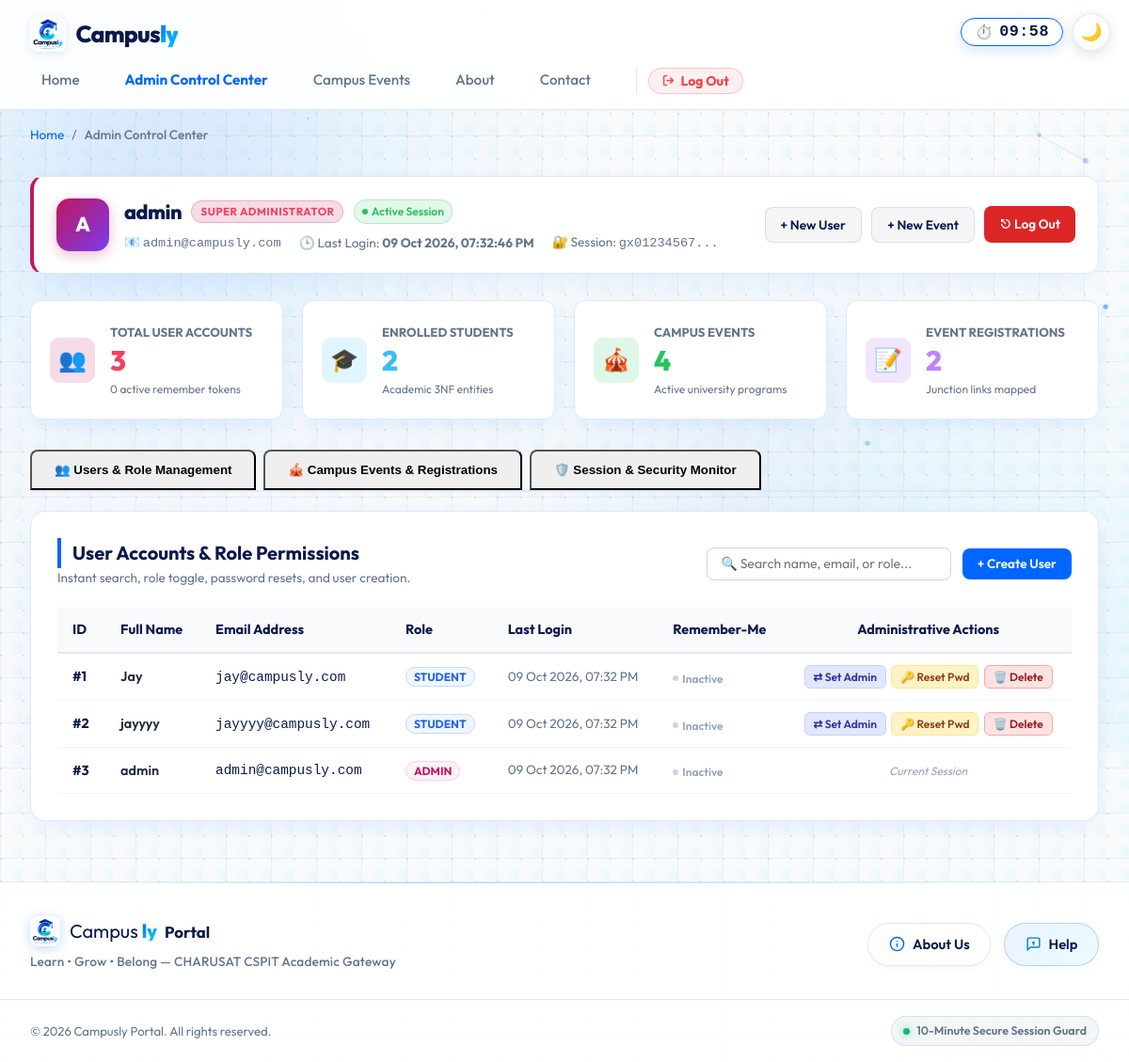
/admin_dashboard.php (signed in), run on the app's committed database.
### tables this page shows
CREATE TABLE users (
    user_id INT AUTO_INCREMENT PRIMARY KEY,
    name VARCHAR(100) NOT NULL,
    email VARCHAR(100) NOT NULL UNIQUE,
    password_hash VARCHAR(255) NOT NULL,
    role ENUM('admin', 'student') NOT NULL DEFAULT 'student',
    student_id INT NULL,
    last_login DATETIME NULL,
    remember_token_hash VARCHAR(64) NULL,
    remember_token_expires DATETIME NULL,
    created_at TIMESTAMP DEFAULT CURRENT_TIMESTAMP,
    CONSTRAINT fk_users_students FOREIGN KEY (student_id) REFERENCES students(student_id) ON DELETE SET NULL ON UPDATE CASCADE
);

### admin_dashboard.php (the view, shortened to what this page needs)
<?php
require_once __DIR__ . '/auth.php';
$stmt = $pdo->prepare("SELECT user_id, name, email, role, last_login FROM users WHERE user_id = :uid LIMIT 1");
$stmt->execute([':uid' => $_SESSION['user_id']]);
$admin = $stmt->fetch();
$userName  = $admin['name'] ?? $_SESSION['user_name'];
$userEmail = $admin['email'] ?? $_SESSION['user_email'];
$lastLogin = !empty($admin['last_login'])
    ? date('d M Y, h:i:s A', strtotime($admin['last_login']))
    : 'Active session';
$adminInitials = strtoupper(substr($userName, 0, 1) . (strpos($userName, ' ') !== false ? substr($userName, strpos($userName, ' ') + 1, 1) : ''));
$usersList = $pdo->query("SELECT user_id, name, email, role, student_id, last_login,
                          IF(remember_token_hash IS NOT NULL AND remember_token_expires > NOW(), 'Active', 'Inactive') AS remember_status,
                          created_at
                          FROM users
                          ORDER BY user_id ASC")->fetchAll();
$eventsList = $pdo->query("SELECT e.event_id, e.event_name, e.venue, COUNT(r.reg_id) AS reg_count
                           FROM events e
                           LEFT JOIN registrations r ON e.event_id = r.event_id
                           GROUP BY e.event_id, e.event_name, e.venue
                           ORDER BY e.event_id ASC")->fetchAll();
$countUsers    = count($usersList);
$countStudents = $pdo->query("SELECT COUNT(*) FROM students")->fetchColumn();
$countEvents   = count($eventsList);
$countRegs     = $pdo->query("SELECT COUNT(*) FROM registrations")->fetchColumn();
$countTokens = 0;
require_once __DIR__ . '/includes/header.php';
?>
  <nav class="breadcrumbs-nav" aria-label="Breadcrumb">
    <ol class="breadcrumbs">
      <li><a href="index.php">Home</a></li>
      <li aria-current="page">Admin Control Center</li>
    </ol>
  </nav>
  <main id="main-content">
    <div class="executive-profile-card admin-card">
      <div style="display: flex; align-items: center; gap: 1rem;">
        <div style="width: 56px; height: 56px; border-radius: 14px; background: linear-gradient(135deg, #be185d, #7c3aed); color: #fff; font-weight: 800; font-size: 1.35rem; display: flex; align-items: center; justify-content: center; box-shadow: 0 4px 14px rgba(190, 24, 93, 0.3);">
          <?= htmlspecialchars($adminInitials) ?>
        </div>
        <div>
          <div style="display: flex; align-items: center; gap: 0.65rem; margin-bottom: 0.3rem; flex-wrap: wrap;">
            <h1 class="executive-profile-name"><?= htmlspecialchars($userName) ?></h1>
            <span style="background: rgba(190, 24, 93, 0.15); color: #f43f5e; border: 1px solid rgba(244, 63, 94, 0.3); font-size: 0.72rem; font-weight: 700; padding: 2px 9px; border-radius: 9999px; text-transform: uppercase; letter-spacing: 0.5px;">
              SUPER ADMINISTRATOR
            </span>
            <span style="display: inline-flex; align-items: center; gap: 4px; font-size: 0.75rem; color: #22c55e; font-weight: 600; background: rgba(34, 197, 94, 0.12); border: 1px solid rgba(34, 197, 94, 0.25); padding: 2px 8px; border-radius: 9999px;">
              <span style="width: 6px; height: 6px; border-radius: 50%; background: #22c55e;"></span>
              Active Session
            </span>
          </div>
          <div class="executive-profile-meta">
            <span>📧 <code><?= htmlspecialchars($userEmail) ?></code></span>
            <span>🕒 Last Login: <strong><?= htmlspecialchars($lastLogin) ?></strong></span>
            <span>🔐 Session: <code><?= htmlspecialchars(substr(session_id(), 0, 10)) ?>...</code></span>
          </div>
        </div>
      </div>
      <div style="display: flex; align-items: center; gap: 0.65rem; flex-wrap: wrap;">
        <button type="button" onclick="switchAdminTab('users'); toggleAddUserForm();" class="btn btn-secondary" style="font-size: 0.85rem; padding: 0.55rem 1rem; border-radius: 8px;">
          + New User
        </button>
        <button type="button" onclick="switchAdminTab('events'); toggleAddEventForm();" class="btn btn-secondary" style="font-size: 0.85rem; padding: 0.55rem 1rem; border-radius: 8px;">
          + New Event
        </button>
        <a href="logout.php" class="btn btn-primary" style="font-size: 0.85rem; background: #dc2626; border: none; padding: 0.55rem 1rem; border-radius: 8px;">
          ⎋ Log Out
        </a>
      </div>
    </div>
    <div style="display: grid; grid-template-columns: repeat(auto-fit, minmax(220px, 1fr)); gap: 1.25rem; margin-bottom: 2rem;">
      <div class="admin-kpi-panel">
        <div style="width: 48px; height: 48px; border-radius: 10px; background: rgba(190, 24, 93, 0.15); color: #f43f5e; font-size: 1.5rem; display: flex; align-items: center; justify-content: center;">
          👥
        </div>
        <div>
          <span class="kpi-label">Total User Accounts</span>
          <div style="font-size: 1.85rem; font-weight: 800; color: #f43f5e; line-height: 1.1; margin-top: 2px;"><?= (int)$countUsers ?></div>
          <span class="kpi-sub"><?= (int)$countTokens ?> active remember tokens</span>
        </div>
      </div>
      <div class="admin-kpi-panel">
        <div style="width: 48px; height: 48px; border-radius: 10px; background: rgba(56, 189, 248, 0.15); color: #38bdf8; font-size: 1.5rem; display: flex; align-items: center; justify-content: center;">
          🎓
        </div>
        <div>
          <span class="kpi-label">Enrolled Students</span>
          <div style="font-size: 1.85rem; font-weight: 800; color: #38bdf8; line-height: 1.1; margin-top: 2px;"><?= (int)$countStudents ?></div>
          <span class="kpi-sub">Academic 3NF entities</span>
        </div>
      </div>
      <div class="admin-kpi-panel">
        <div style="width: 48px; height: 48px; border-radius: 10px; background: rgba(34, 197, 94, 0.15); color: #22c55e; font-size: 1.5rem; display: flex; align-items: center; justify-content: center;">
          🎪
        </div>
        <div>
          <span class="kpi-label">Campus Events</span>
          <div style="font-size: 1.85rem; font-weight: 800; color: #22c55e; line-height: 1.1; margin-top: 2px;"><?= (int)$countEvents ?></div>
          <span class="kpi-sub">Active university programs</span>
        </div>
      </div>
      <div class="admin-kpi-panel">
        <div style="width: 48px; height: 48px; border-radius: 10px; background: rgba(168, 85, 247, 0.15); color: #c084fc; font-size: 1.5rem; display: flex; align-items: center; justify-content: center;">
          📝
        </div>
        <div>
          <span class="kpi-label">Event Registrations</span>
          <div style="font-size: 1.85rem; font-weight: 800; color: #c084fc; line-height: 1.1; margin-top: 2px;"><?= (int)$countRegs ?></div>
          <span class="kpi-sub">Junction links mapped</span>
        </div>
      </div>
    </div>
    <div style="display: flex; gap: 0.5rem; margin-bottom: 1.25rem; border-bottom: 2px solid #e2e8f0;">
      <button type="button" id="tab-btn-users" class="tab-btn active-tab" onclick="switchAdminTab('users')" style="border-radius: 8px 8px 0 0; padding: 0.75rem 1.5rem; font-weight: 700;">
        👥 Users & Role Management
      </button>
      <button type="button" id="tab-btn-events" class="tab-btn" onclick="switchAdminTab('events')" style="border-radius: 8px 8px 0 0; padding: 0.75rem 1.5rem; font-weight: 700;">
        🎪 Campus Events & Registrations
      </button>
      <button type="button" id="tab-btn-security" class="tab-btn" onclick="switchAdminTab('security')" style="border-radius: 8px 8px 0 0; padding: 0.75rem 1.5rem; font-weight: 700;">
        🛡️ Session & Security Monitor
      </button>
    </div>
    <div id="admin-tab-users" class="tab-pane active-pane">
      <section class="panel" style="padding: 1.75rem;">
        <div style="display: flex; justify-content: space-between; align-items: center; flex-wrap: wrap; gap: 1rem; margin-bottom: 1.25rem;">
          <div>
            <h2 style="margin: 0; font-size: 1.25rem;">User Accounts & Role Permissions</h2>
            <p style="margin: 0; font-size: 0.85rem; color: #64748b;">Instant search, role toggle, password resets, and user creation.</p>
          </div>
          <div style="display: flex; gap: 0.75rem; align-items: center; flex-wrap: wrap;">
            <input type="text" id="user-search-input" onkeyup="filterUserTable()" placeholder="🔍 Search name, email, or role..." style="padding: 0.45rem 0.9rem; font-size: 0.88rem; width: 260px; border-radius: 8px; border: 1px solid #cbd5e1;">
            <button type="button" class="btn btn-primary" onclick="toggleAddUserForm()" style="font-size: 0.85rem; padding: 0.45rem 1rem; border-radius: 8px;">
              + Create User
            </button>
          </div>
        </div>
        <div style="overflow-x: auto;">
          <table id="users-table" style="width: 100%; border-collapse: collapse; font-size: 0.9rem;">
            <thead>
              <tr style="background: #f8fafc; border-bottom: 2px solid #e2e8f0; text-align: left;">
                <th style="padding: 0.75rem 1rem;">ID</th>
                <th style="padding: 0.75rem 1rem;">Full Name</th>
                <th style="padding: 0.75rem 1rem;">Email Address</th>
                <th style="padding: 0.75rem 1rem;">Role</th>
                <th style="padding: 0.75rem 1rem;">Last Login</th>
                <th style="padding: 0.75rem 1rem;">Remember-Me</th>
                <th style="padding: 0.75rem 1rem; text-align: center;">Administrative Actions</th>
              </tr>
            </thead>
            <tbody>
              <?php foreach ($usersList as $u): ?>
                <tr style="border-bottom: 1px solid #f1f5f9;">
                  <td style="padding: 0.75rem 1rem;"><strong>#<?= htmlspecialchars($u['user_id']) ?></strong></td>
                  <td style="padding: 0.75rem 1rem; font-weight: 600; color: #1e293b;">
                    <?= htmlspecialchars($u['name']) ?>
                  </td>
                  <td style="padding: 0.75rem 1rem;"><code><?= htmlspecialchars($u['email']) ?></code></td>
                  <td style="padding: 0.75rem 1rem;">
                    <span style="background: <?= $u['role'] === 'admin' ? '#fdf2f8' : '#eff6ff' ?>; color: <?= $u['role'] === 'admin' ? '#be185d' : '#2563eb' ?>; border: 1px solid <?= $u['role'] === 'admin' ? '#fbcfe8' : '#bfdbfe' ?>; font-size: 0.75rem; font-weight: 700; padding: 2px 8px; border-radius: 9999px; text-transform: uppercase;">
                      <?= htmlspecialchars($u['role']) ?>
                    </span>
                  </td>
                  <td style="padding: 0.75rem 1rem; color: #64748b; font-size: 0.85rem;">
                    <?= !empty($u['last_login'])
                        ? htmlspecialchars(date('d M Y, h:i A', strtotime($u['last_login'])))
                        : '<span style="color:#94a3b8;">Never</span>' ?>
                  </td>
                  <td style="padding: 0.75rem 1rem;">
                    <span style="display: inline-flex; align-items: center; gap: 4px; font-size: 0.75rem; color: <?= $u['remember_status'] === 'Active' ? '#16a34a' : '#94a3b8' ?>; font-weight: 600;">
                      <span style="width: 6px; height: 6px; border-radius: 50%; background: <?= $u['remember_status'] === 'Active' ? '#16a34a' : '#cbd5e1' ?>;"></span>
                      <?= htmlspecialchars($u['remember_status']) ?>
                    </span>
                  </td>
                  <td style="padding: 0.75rem 1rem; text-align: center;">
                    <div style="display: inline-flex; gap: 0.35rem; align-items: center;">
                      <?php if ($u['user_id'] != $_SESSION['user_id']): ?>
                        <form action="admin_dashboard.php" method="POST" style="margin: 0;" onsubmit="return confirm('Toggle role for <?= htmlspecialchars($u['name']) ?>?');">
                          <button type="submit" class="btn" style="padding: 0.25rem 0.55rem; font-size: 0.75rem; background: #e0e7ff; color: #3730a3; border-radius: 6px; border: 1px solid #c7d2fe;" title="Switch role between student and admin">
                            ⇄ <?= $u['role'] === 'admin' ? 'Set Student' : 'Set Admin' ?>
                          </button>
                        </form>
                        <form action="admin_dashboard.php" method="POST" style="margin: 0;" onsubmit="return confirm('Reset password for <?= htmlspecialchars($u['name']) ?> to Student@123?');">
                          <button type="submit" class="btn" style="padding: 0.25rem 0.55rem; font-size: 0.75rem; background: #fef3c7; color: #92400e; border-radius: 6px; border: 1px solid #fde68a;" title="Reset password to Student@123">
                            🔑 Reset Pwd
                          </button>
                        </form>
                        <form action="admin_dashboard.php" method="POST" style="margin: 0;" onsubmit="return confirm('Permanently delete account for <?= htmlspecialchars($u['name']) ?>?');">
                          <button type="submit" class="btn" style="padding: 0.25rem 0.55rem; font-size: 0.75rem; background: #fee2e2; color: #991b1b; border-radius: 6px; border: 1px solid #fca5a5;" title="Delete user">
                            🗑️ Delete
                          </button>
                        </form>
                      <?php else: ?>
                        <span style="font-size: 0.75rem; color: #94a3b8; font-style: italic;">Current Session</span>
                      <?php endif; ?>
                    </div>
                  </td>
                </tr>
              <?php endforeach; ?>
            </tbody>
          </table>
        </div>
      </section>
    </div>
  </main>
<?php require_once __DIR__ . '/includes/footer.php'; ?>

### data on the page
users: name "A", email "admin@campusly.com", last_login "09 Oct 2026, 07:32:46 PM", user_id "3", name "admin", role "ADMIN", last_login "09 Oct 2026, 07:32 PM", remember_status "Inactive", shows "Current Session"
users: user_id "1", name "Jay", email "jay@campusly.com", role "STUDENT", last_login "09 Oct 2026, 07:32 PM", remember_status "Inactive", shows "Set Admin"
users: user_id "2", name "jayyyy", email "jayyyy@campusly.com", role "STUDENT", last_login "09 Oct 2026, 07:32 PM", remember_status "Inactive", shows "Set Admin"

### other printed values
$userName "admin"
substr(session_id(), 0, 10) "gx01234567"
$countUsers "3"
$countTokens "0"
$countStudents "2"
$countEvents "4"
$countRegs "2"
